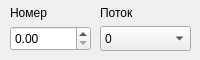
           <widget class="QWidget" name="DEVLINE_groupbox">
            <widget class="QLabel" name="label_63">
             <property name="geometry">
              <rect>
               <x>10</x>
               <y>0</y>
               <width>71</width>
               <height>25</height>
              </rect>
             </property>
             <property name="sizePolicy">
              <sizepolicy hsizetype="Fixed" vsizetype="Fixed">
               <horstretch>0</horstretch>
               <verstretch>0</verstretch>
              </sizepolicy>
             </property>
             <property name="minimumSize">
              <size>
               <width>1</width>
               <height>16</height>
              </size>
             </property>
             <property name="text">
              <string>Номер</string>
             </property>
            </widget>
            <widget class="QDoubleSpinBox" name="DEVLINE_Num1">
             <property name="geometry">
              <rect>
               <x>10</x>
               <y>26</y>
               <width>81</width>
               <height>25</height>
              </rect>
             </property>
             <property name="maximum">
              <double>9999.989999999999782</double>
             </property>
            </widget>
            <widget class="QComboBox" name="DEVLINE_OutType">
             <property name="geometry">
              <rect>
               <x>100</x>
               <y>26</y>
               <width>91</width>
               <height>25</height>
              </rect>
             </property>
             <item>
              <property name="text">
               <string>0</string>
              </property>
             </item>
             <item>
              <property name="text">
               <string>1</string>
              </property>
             </item>
            </widget>
            <widget class="QLabel" name="label_64">
             <property name="geometry">
              <rect>
               <x>100</x>
               <y>0</y>
               <width>71</width>
               <height>25</height>
              </rect>
             </property>
             <property name="sizePolicy">
              <sizepolicy hsizetype="Fixed" vsizetype="Fixed">
               <horstretch>0</horstretch>
               <verstretch>0</verstretch>
              </sizepolicy>
             </property>
             <property name="minimumSize">
              <size>
               <width>1</width>
               <height>16</height>
              </size>
             </property>
             <property name="text">
              <string>Поток</string>
             </property>
            </widget>
           </widget>
